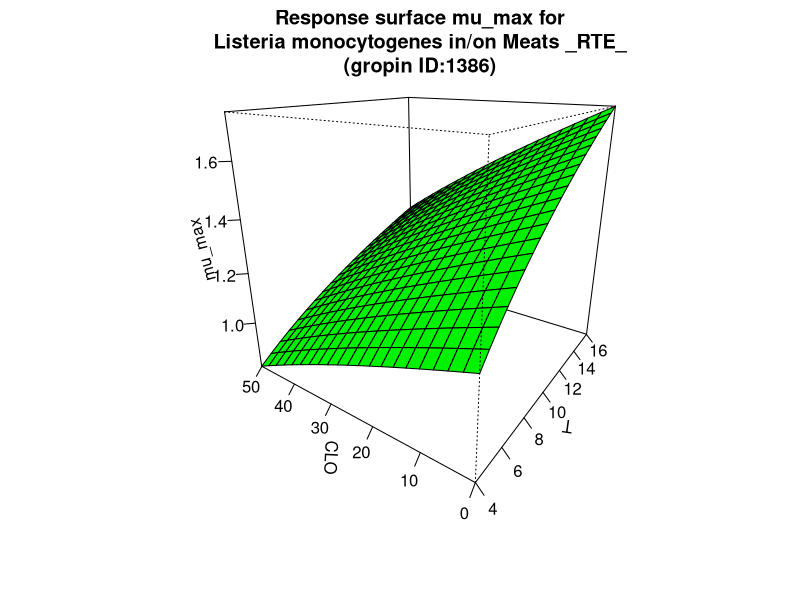

Generate this figure with R:
#############################
# start of Parameter script
#############################
T <- seq(3.996003996004,16.016,length.out=21)
CLO <- seq(0,50.05,length.out=21)
#############################
# end of Parameter script
#############################
############################# 
# start of Model script Gropin ID 1386 
#############################
 
# constant coefficients for this model
 
variables <- data.frame(T,CLO)
argumentsPar <- expand.grid(variables)
 
# heart of the model
response_surface <- function(T,CLO) {
   mumax <-0.0614*((T-(-1))^0.3323)*((100-CLO)^0.5237)

return(mumax=mumax)
} 

# output parameters
mumax <- cbind(argumentsPar,response_surface(argumentsPar['T'],argumentsPar['CLO']))
colnames(mumax) <- c(colnames(argumentsPar),'mumax')
#############################
# End of Model script
#############################
############################# 
# start of Visualisation script Gropin ID 1386 
#############################
persp(T,CLO,matrix(unlist(mumax$mumax),nrow=21),col = 'green',xlab='T',ylab='CLO',zlab='mu_max',main='Response surface mu_max for
Listeria monocytogenes in/on Meats _RTE_
(gropin ID:1386)',theta=305,phi=20,shade=0.25,ticktype = 'detailed')
#############################
# End of Visualisation script
#############################
